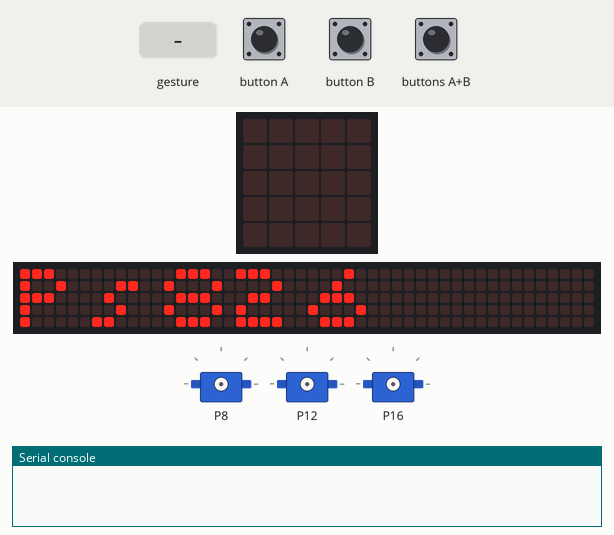
Bench run of a program on a simulated BBC micro:bit (MakeCode). Parts: the board's 5×5 LED display, a strip that is not on the board, showing the scrolling text unrolled, 3 × servo, the last lines printed to the serial console. The test bench sets the inputs (shaded band). A tilt is held for 1.5 s and a shake lasts 1 s, then the board lies face up again; the 48×5 strip is a reading aid, not a part: it shows the text the display is scrolling, unrolled, one strip-width of it at a time.

Above: at 8.8 s.
11.2 s: button A pressed for 0.15 s
At 12.5 s:
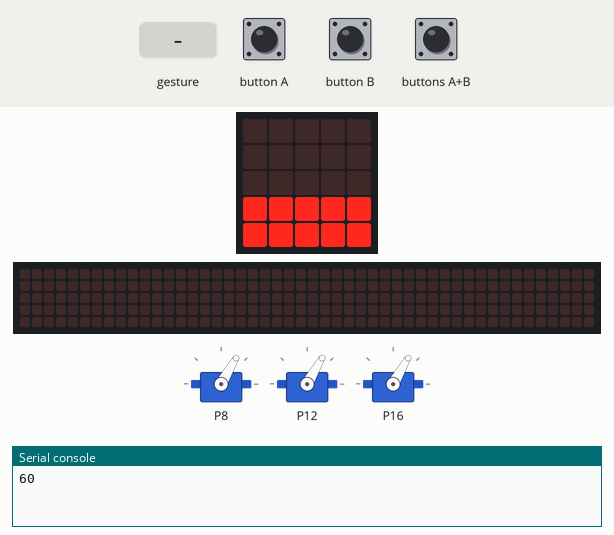
12.8 s: button B pressed for 0.15 s
At 13.8 s:
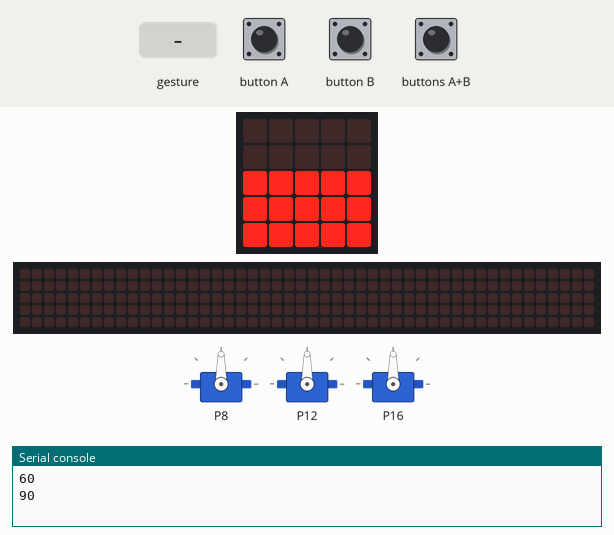
14.4 s: gesture 'logo up'
At 14.57 s:
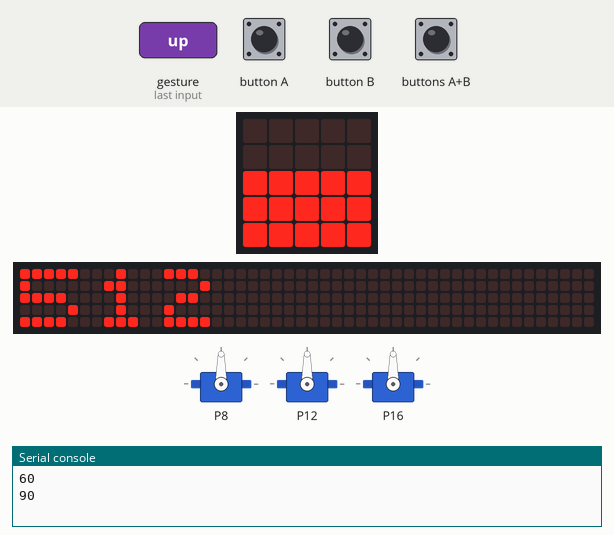
16.4 s: button B pressed for 0.15 s
At 16.67 s:
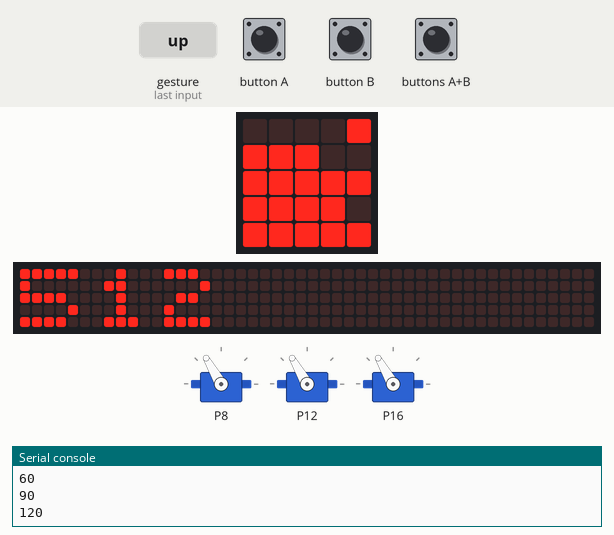
17.1 s: buttons A+B pressed for 0.15 s
At 17.42 s:
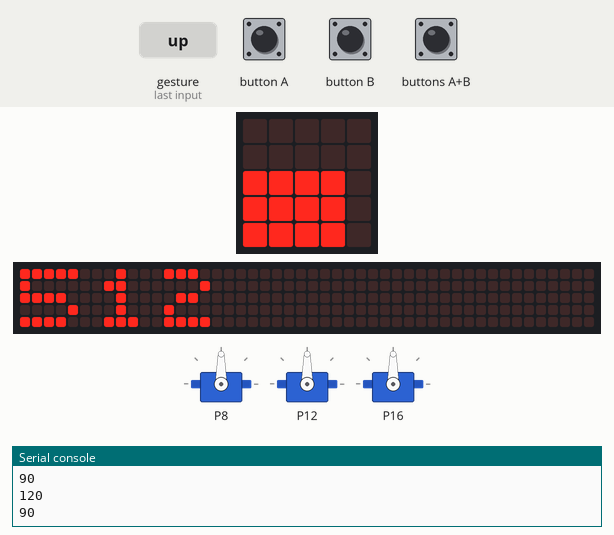
17.8 s: button A pressed for 0.15 s
At 19.5 s:
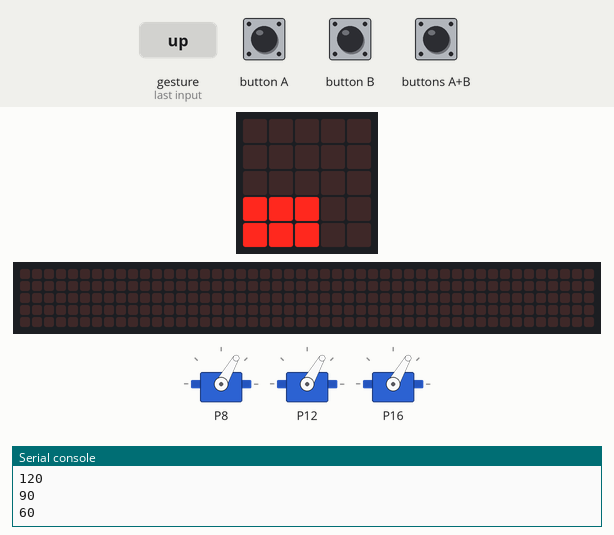
Timing chart, 0 to 20.6 s (numbered marks = the images above; inputs shaded):
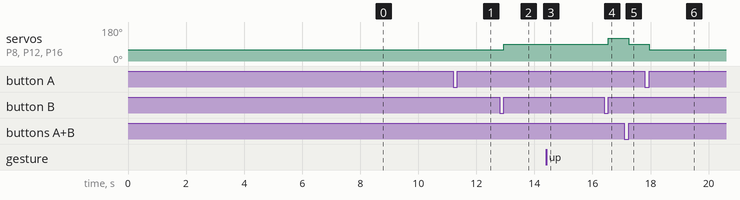

The program:

main.ts
```typescript
function fAA () {
    pins.servoWritePin(AnalogPin.P8, aa)
    pins.servoWritePin(AnalogPin.P12, aa)
    pins.servoWritePin(AnalogPin.P16, aa)
    led.plotBarGraph(
    aa,
    180
    )
}
input.onGesture(Gesture.LogoUp, function () {
    basic.showNumber(pins.analogReadPin(AnalogPin.P0))
})
input.onButtonPressed(Button.A, function () {
    if (aa == 0) {

    } else {
        aa = aa - 30
        fAA()
    }
})
input.onButtonPressed(Button.AB, function () {
    aa = 90
    fAA()
})
input.onButtonPressed(Button.B, function () {
    if (aa == 180) {

    } else {
        aa = aa + 30
        fAA()
    }
})
let aa = 0
aa = 90
basic.showString("Pi0")
basic.showString("Ps826 ")
```

test.ts
```typescript
// 在這裡測試；當此封包作為擴充功能時，將不會編譯此內容。
```

Measured:
- after the input at 11.2 s, the display: changes after 0.15 s (image 1)
- after the input at 12.8 s, servo on P8, servo on P12, servo on P16: 60° → 90° after 0.15 s; the display: changes after 0.15 s (image 2)
- after the input at 14.4 s, the display: changes after 0.10 s (image 3)
- after the input at 16.4 s, servo on P8, servo on P12, servo on P16: 90° → 120° after 0.15 s; the display: first differs from a run without the input after 0.15 s (image 4 shows a later state)
- after the input at 17.1 s, servo on P8, servo on P12, servo on P16: 120° → 90° after 0.15 s; the display: first differs from a run without the input after 0.15 s (image 5 shows a later state)
- after the input at 17.8 s, servo on P8, servo on P12, servo on P16: 90° → 60° after 0.15 s; the display: first differs from a run without the input after 0.15 s (image 6 shows a later state)
- what the display in image 0 shows lasts 1.2 s, from 8.7 s to 9.9 s
